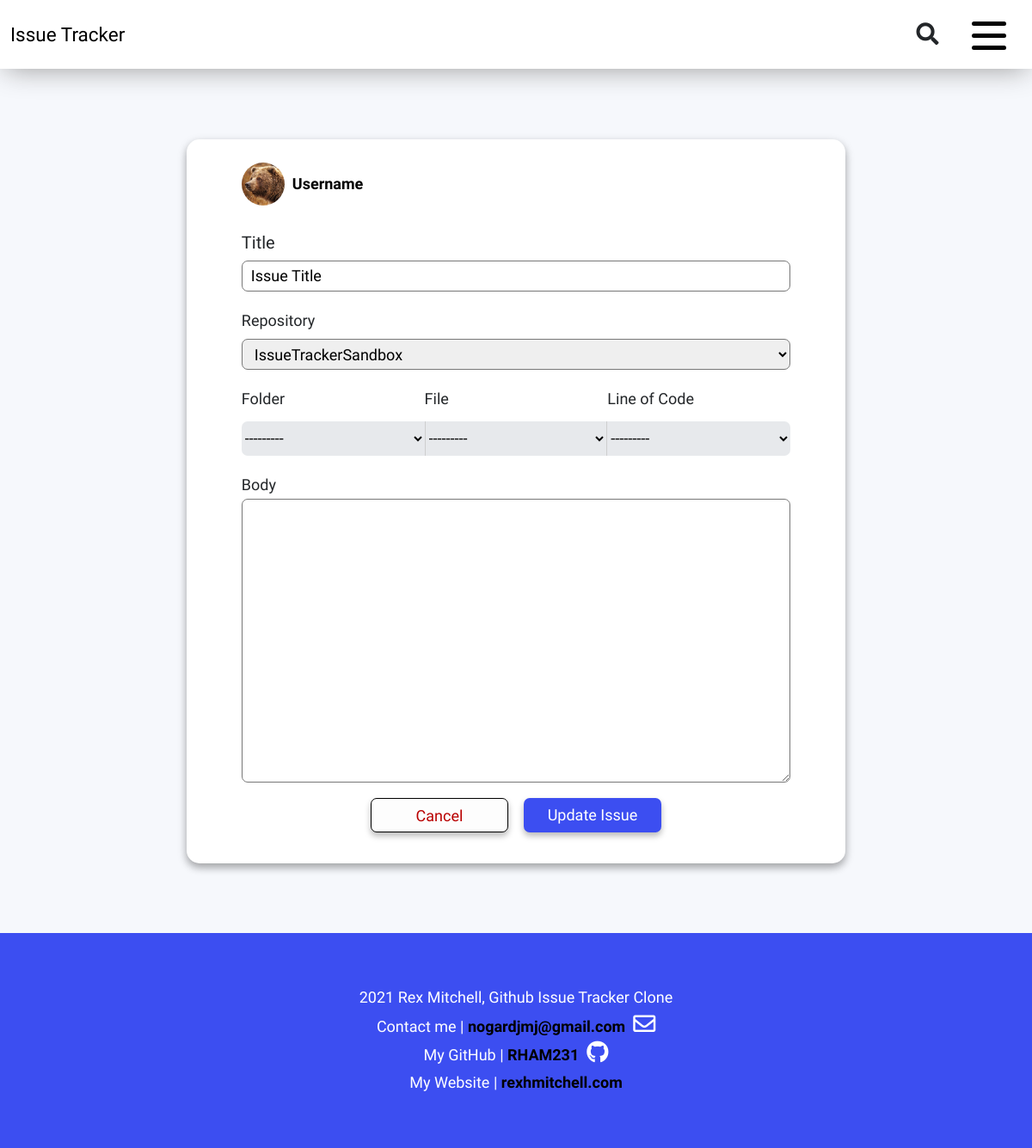
The app's page /Issues/ISSUE-TITLE_1/Update/, older data.
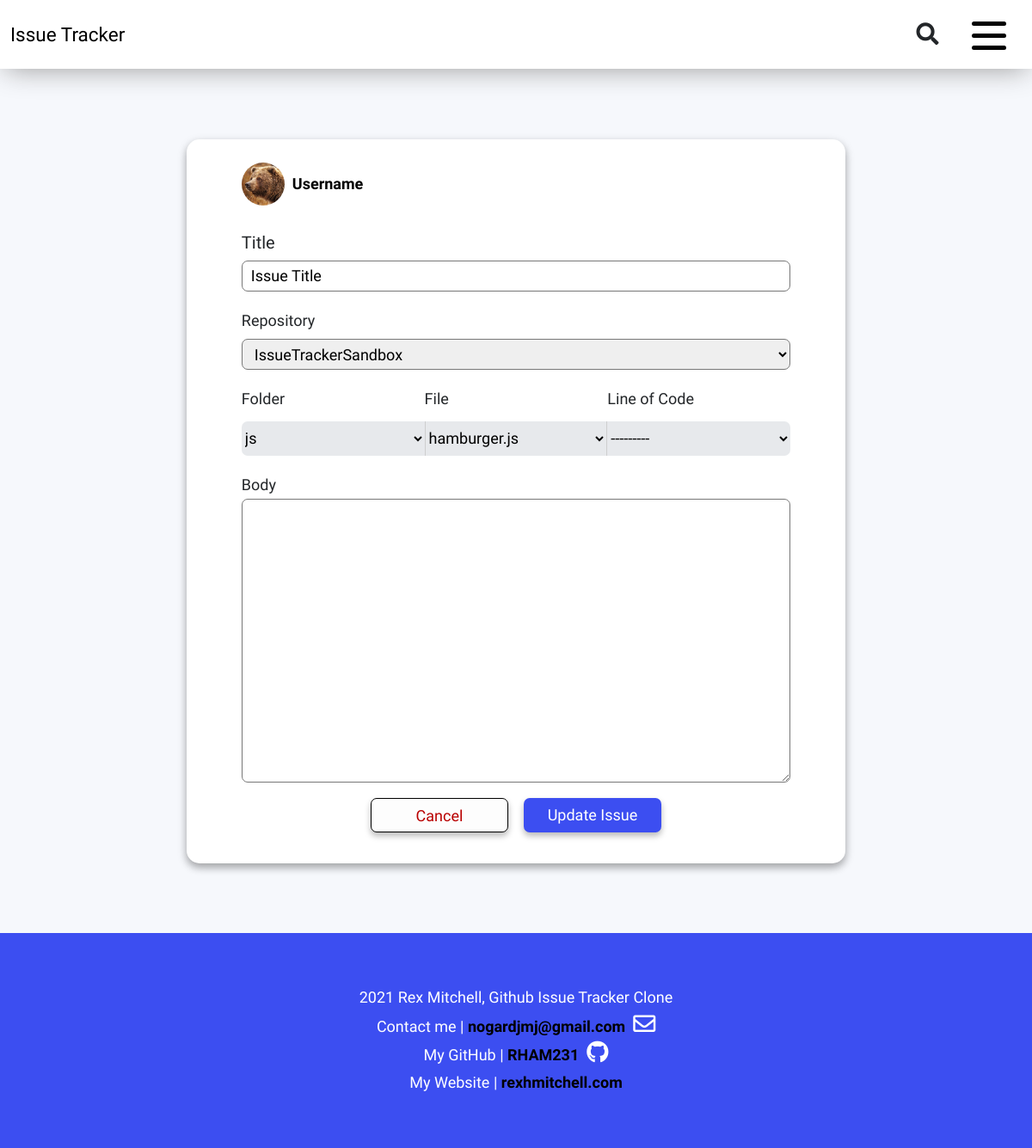
The same page, newer data.
### issues/models.py (models this page shows, shortened)
class Issue(models.Model):
    STATE_CHOICES = (
        ('open', 'open'),
        ('closed', 'closed'),
    )
    title = models.CharField(max_length=100)
    state = models.CharField(max_length=6, choices = STATE_CHOICES, default='open')
    body = models.TextField(null=True, blank=True)
    created_at = models.DateTimeField(default=timezone.now)
    updated_at = models.DateTimeField(null=True, blank=True)
    closed_at = models.DateTimeField(null=True, blank=True)
    number = models.IntegerField(null=True, blank=True)
    slug = models.SlugField(max_length = 200)
    stamp = models.TextField(null=True, blank=True, editable=False)
    repository = models.ForeignKey(
        Repository,
        max_length=100,
        on_delete=models.CASCADE,
        related_name='issue_repo'
        )
    associated_folder = models.ForeignKey(
        RepoFolder,
        max_length=100,
        on_delete=models.CASCADE,
        related_name='repofolder',
        blank=True,
        null=True
        )
    associated_file = models.ForeignKey(
        RepoFile,
        max_length=100,
        on_delete=models.CASCADE,
        related_name='repofile',
        blank=True,
        null=True
        )
    associated_loc = models.ForeignKey(
        LineOfCode,
        max_length=100,
        on_delete=models.CASCADE,
        related_name='issue_loc',
        blank=True,
        null=True
        )
    def __init__(self, *args, **kwargs):
        super (Issue, self).__init__(*args, **kwargs)
        self.__original_title = self.title
        self.__original_associated_folder = self.associated_folder
        self.__original_associated_file = self.associated_file
        self.__original_associated_loc = self.associated_loc

### issues/views.py (the view, shortened to what this page needs)
# urls.py: path('<slug:issue_slug>/Update/', IssueUpdateView.as_view(), name='issue-update'),
class IssueUpdateView(UpdateView):
    model = Issue
    template_name = 'issues/issue_form.html'
    context_object_name = 'issue'
    slug_url_kwarg = 'issue_slug'
    form_class = IssueEntryForm
    token = settings.TEST_TOKEN
    gh_user = settings.GH_USER
    def get_context_data(self, **kwargs):
        context = super().get_context_data(**kwargs)
        context['title'] = 'Issues'
        context['update'] = 'update'
        return context

### issues/forms.py
class IssueEntryForm(ModelForm):
    class Meta:
        model = Issue
        fields = ['title', 'body', 'repository', 'associated_folder', 'associated_file', 'associated_loc']
    def __init__(self, *args, **kwargs):
        super(IssueEntryForm, self).__init__(*args, **kwargs)
        self.fields['associated_folder'].label = 'Folder'
        self.fields['associated_file'].label = 'File'
        self.fields['associated_loc'].label = 'Line of Code'
        for visible in self.visible_fields():
            visible.field.widget.attrs['class'] = 'issue-form-field'
        for key, field in self.fields.items():
            if key.startswith('associated_'):
                field.widget.attrs = {'class': 'associate-field'}

### repositories/models.py (called while the page is built)
    def __str__(self):
        return self.name

    def __str__(self):
        return self.name

    def __str__(self):
        return self.name

    def __str__(self):
        return str(self.line_number)

### issues/templates/issues/issue_form.html (shortened to what this page needs)
{% extends "base/base.html" %}
{% load static %}
{% block content %}
<div class="container-no-margin pr-3 pl-3">
  <form method="POST">
    <div class="row mt-4 mb-5">
      <div class="col-lg-8 col-lg-offset-2
                col-md-10 col-md-offset-1
                col-sm-12
                mx-auto">
        <div class="form-box py-3">
          <div class="col-10 mx-auto">
            <div class="row mt-2 mb-4 d-flex">
              <div class="user-box">
                <img class="user-image" src="{% static 'images/user.jpg' %}">
              </div>
              <div class="pl-2">
                <b><a class="user-title" href="">Username</a></b>
              </div>
            </div>
            <div class="issue-title-label row my-1">
              <a>{{ form.title.label }}</a>
            </div>
            <div class="row mb-3">
                {{ form.title }}
            </div>
            <div class="row my-1">
              <a>{{ form.repository.label }}</a>
            </div>
            <div class="row mb-3">
                {{ form.repository }}
            </div>
            <div class="row my-2 d-flex">
              {% for field in form %}
                {% if 'associated_' in field.name %}
                  <a class="associate-tag">{{ field.label }}</a>
                {% endif %}
              {% endfor %}
            </div>
            <div class="row my-2 d-flex">
              {% for field in form %}
                {% if 'associated_' in field.name %}
                  <a class="associate-tag">{{ field }}</a>
                {% endif %}
              {% endfor %}
            </div>
            <div class="row mt-3">
              {{ form.body.label }}
            </div>
            <div class="row">
                {{ form.body }}
            </div>
            {% if update %}
              <div class="row d-flex justify-content-center py-3">
                <a class="mx-2 form-button-cancel" href="{% url 'issue-read' object.slug %}">Cancel</a>
                <input type="submit" value="Update Issue" class="mx-2 form-button">
              </div>
            {% endif %}
          </div>
        </div>
      </div>
    </div>
  </form>
</div>
</div>
{% endblock content %}

Row changes from the older to the newer data that the page shows:
changed Issue "Issue Title": associated_folder "---------" → "js"; associated_file "---------" → "hamburger.js"
